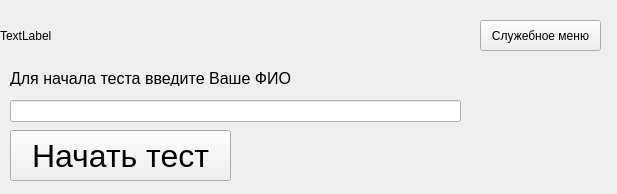
<?xml version="1.0" encoding="UTF-8"?>
<ui version="4.0">
 <class>MainWindow</class>
 <widget class="QMainWindow" name="MainWindow">
  <property name="geometry">
   <rect>
    <x>0</x>
    <y>0</y>
    <width>617</width>
    <height>194</height>
   </rect>
  </property>
  <property name="windowTitle">
   <string>MainWindow</string>
  </property>
  <widget class="QWidget" name="centralwidget">
   <widget class="QPushButton" name="btnstart_test">
    <property name="geometry">
     <rect>
      <x>10</x>
      <y>130</y>
      <width>221</width>
      <height>51</height>
     </rect>
    </property>
    <property name="font">
     <font>
      <pointsize>24</pointsize>
     </font>
    </property>
    <property name="text">
     <string>Начать тест</string>
    </property>
   </widget>
   <widget class="QPushButton" name="btn_go_menu">
    <property name="geometry">
     <rect>
      <x>480</x>
      <y>20</y>
      <width>121</width>
      <height>31</height>
     </rect>
    </property>
    <property name="text">
     <string>Служебное меню</string>
    </property>
   </widget>
   <widget class="QLabel" name="label">
    <property name="geometry">
     <rect>
      <x>10</x>
      <y>70</y>
      <width>291</width>
      <height>16</height>
     </rect>
    </property>
    <property name="font">
     <font>
      <pointsize>12</pointsize>
     </font>
    </property>
    <property name="text">
     <string>Для начала теста введите Ваше ФИО</string>
    </property>
   </widget>
   <widget class="QLineEdit" name="linefio_edit">
    <property name="geometry">
     <rect>
      <x>10</x>
      <y>100</y>
      <width>451</width>
      <height>22</height>
     </rect>
    </property>
   </widget>
   <widget class="QLabel" name="label_logo">
    <property name="geometry">
     <rect>
      <x>0</x>
      <y>0</y>
      <width>191</width>
      <height>71</height>
     </rect>
    </property>
    <property name="text">
     <string>TextLabel</string>
    </property>
   </widget>
  </widget>
 </widget>
 <resources/>
 <connections/>
</ui>
